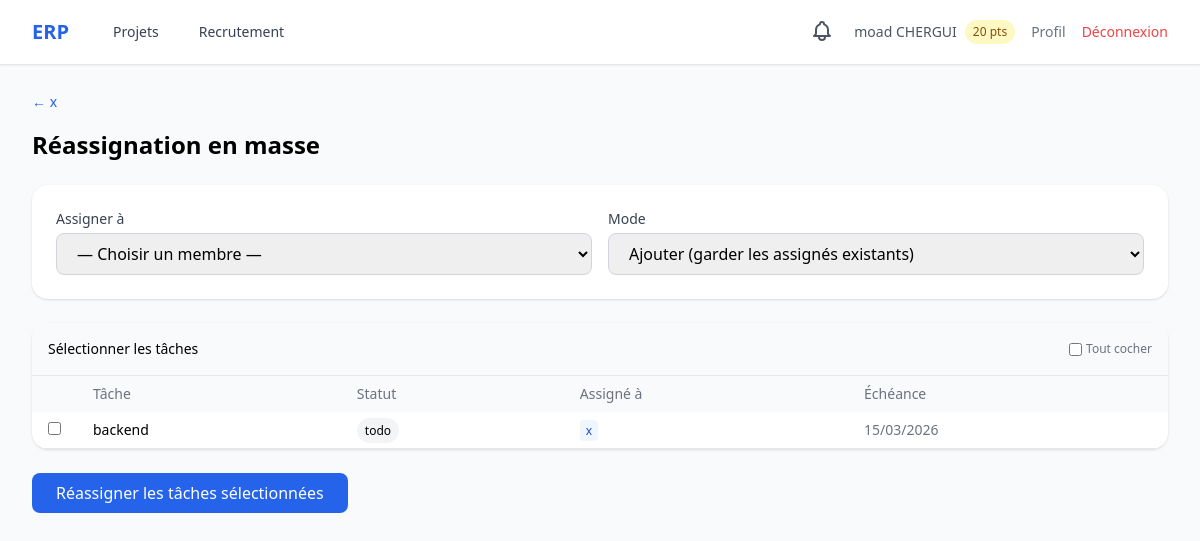
The page /projects/1/bulk-reassign/ (signed in) on the database its author committed.
### accounts/models.py (models this page shows, shortened)
class User(AbstractUser):
    class Role(models.TextChoices):
        ADMIN = 'admin', 'Administrateur'
        HR_MANAGER = 'hr_manager', 'Responsable RH'
        PROJECT_MANAGER = 'project_manager', 'Chef de Projet'
        TEAM_MEMBER = 'team_member', "Membre d'Équipe"
    role = models.CharField(max_length=20, choices=Role.choices, default=Role.TEAM_MEMBER)
    skills = models.TextField(blank=True, help_text="Compétences séparées par des virgules")
    avatar = models.ImageField(upload_to='avatars/', blank=True, null=True)
    reward_points = models.IntegerField(default=0)
    department = models.ForeignKey(
        Department, on_delete=models.SET_NULL, null=True, blank=True,
        related_name='members', verbose_name="Département"
    )
    @property
    def is_hr(self):
        return self.role == self.Role.HR_MANAGER

### projects/models.py (models this page shows, shortened)
class Project(models.Model):
    name = models.CharField(max_length=200, verbose_name="Nom du projet")
    description = models.TextField(blank=True, verbose_name="Description")
    start_date = models.DateField(verbose_name="Date de début")
    end_date = models.DateField(verbose_name="Date de fin")
    manager = models.ForeignKey(settings.AUTH_USER_MODEL, on_delete=models.CASCADE,
                                 related_name='managed_projects')
    members = models.ManyToManyField(settings.AUTH_USER_MODEL, blank=True,
                                     related_name='projects')
    created_at = models.DateTimeField(auto_now_add=True)
    class Meta:
        ordering = ['-created_at']
        verbose_name = "Projet"

class Task(models.Model):
    class Priority(models.TextChoices):
        LOW = 'low', 'Basse'
        MEDIUM = 'medium', 'Moyenne'
        HIGH = 'high', 'Haute'
        URGENT = 'urgent', 'Urgente'
    class TimeSlot(models.TextChoices):
        MORNING = 'morning', 'Matin'
        AFTERNOON = 'afternoon', 'Après-midi'
    project = models.ForeignKey(Project, on_delete=models.CASCADE, related_name='tasks')
    title = models.CharField(max_length=200, verbose_name="Titre")
    description = models.TextField(blank=True, verbose_name="Description")
    status = models.CharField(max_length=50, default='todo', verbose_name="Statut")
    priority = models.CharField(max_length=10, choices=Priority.choices,
                                 default=Priority.MEDIUM)
    time_slot = models.CharField(max_length=10, choices=TimeSlot.choices,
                                  blank=True, verbose_name="Créneau")
    assigned_to = models.ManyToManyField(settings.AUTH_USER_MODEL, blank=True,
                                          related_name='assigned_tasks')
    deadline = models.DateField(null=True, blank=True, verbose_name="Échéance")
    points = models.IntegerField(default=10, verbose_name="Points de récompense")
    completed_at = models.DateTimeField(null=True, blank=True)
    created_at = models.DateTimeField(auto_now_add=True)
    updated_at = models.DateTimeField(auto_now=True)
    class Meta:
        ordering = ['-priority', 'deadline']
        verbose_name = "Tâche"
    @property
    def is_overdue(self):
        if self.deadline and self.status != 'done':
            return self.deadline < timezone.now().date()
        return False

### projects/views.py (the view, shortened to what this page needs)
# urls.py: path('<int:pk>/bulk-reassign/', views.task_bulk_reassign, name='task_bulk_reassign'),
@login_required
@role_required('admin', 'project_manager')
def task_bulk_reassign(request, pk):
    project = get_object_or_404(Project, pk=pk)
    members = project.members.all()
    tasks = project.tasks.exclude(status='done')
    return render(request, 'projects/task_bulk_reassign.html', {
        'project': project, 'members': members, 'tasks': tasks,
    })

### notifications/context_processors.py (called while the page is built)
def unread_notifications_count(request):
    if request.user.is_authenticated:
        count = request.user.notifications.filter(is_read=False).count()
    else:
        count = 0
    return {'unread_notifications_count': count}

### templates/projects/task_bulk_reassign.html (shortened to what this page needs)
{% extends 'base.html' %}
{% block content %}
<div class="mb-4">
    <a href="{% url 'projects:project_detail' project.pk %}" class="text-blue-600 text-sm hover:underline">←       {{ project.name }}</a>
</div>
<h1 class="text-2xl font-bold mb-6">Réassignation en masse</h1>
<form method="post">
    <div class="bg-white rounded-2xl shadow p-6 mb-6">
        <div class="grid grid-cols-1 md:grid-cols-2 gap-4">
            <div>
                <label class="block text-sm font-medium text-gray-700 mb-1">Assigner à</label>
                <select name="new_assignee" required
                    class="w-full px-4 py-2 border border-gray-300 rounded-lg focus:ring-2 focus:ring-blue-500">
                    <option value="">— Choisir un membre —</option>
                </select>
            </div>
            <div>
                <label class="block text-sm font-medium text-gray-700 mb-1">Mode</label>
                <select name="action"
                    class="w-full px-4 py-2 border border-gray-300 rounded-lg focus:ring-2 focus:ring-blue-500">
                    <option value="add">Ajouter (garder les assignés existants)</option>
                </select>
            </div>
        </div>
    </div>
    <div class="bg-white rounded-2xl shadow overflow-hidden mb-6">
        <div class="p-4 border-b bg-gray-50 flex justify-between items-center">
            <span class="font-medium text-sm">Sélectionner les tâches</span>
            <label class="text-xs text-gray-500 flex items-center space-x-1 cursor-pointer">
                <input type="checkbox" id="select-all" class="rounded border-gray-300 text-blue-600"
                    onclick="document.querySelectorAll('input[name=task_ids]').forEach(cb => cb.checked = this.checked)">
                <span>Tout cocher</span>
            </label>
        </div>
        <table class="w-full text-sm">
            <thead class="bg-gray-50">
                <tr>
                    <th class="px-4 py-2 w-8"></th>
                    <th class="text-left px-4 py-2 font-medium text-gray-500">Tâche</th>
                    <th class="text-left px-4 py-2 font-medium text-gray-500">Statut</th>
                    <th class="text-left px-4 py-2 font-medium text-gray-500">Assigné à</th>
                    <th class="text-left px-4 py-2 font-medium text-gray-500">Échéance</th>
                </tr>
            </thead>
            <tbody>
                {% for task in tasks %}
                <tr class="border-b hover:bg-gray-50">
                    <td class="px-4 py-2">
                        <input type="checkbox" name="task_ids" value="{{ task.pk }}"
                            class="rounded border-gray-300 text-blue-600">
                    </td>
                    <td class="px-4 py-2 font-medium">{{ task.title }}</td>
                    <td class="px-4 py-2">
                        <span class="text-xs px-2 py-1 rounded-full bg-gray-100">{{ task.status }}</span>
                    </td>
                    <td class="px-4 py-2">
                        {% for u in task.assigned_to.all %}
                        <span class="text-xs bg-blue-50 text-blue-700 px-1.5 py-0.5 rounded">{{ u.username }}</span>
                        {% empty %}
                        <span class="text-gray-400 text-xs">—</span>
                        {% endfor %}
                    </td>
                    <td class="px-4 py-2 text-gray-500 {% if task.is_overdue %}text-red-600 font-bold{% endif %}">
                        {{ task.deadline|date:"d/m/Y"|default:"—" }}
                    </td>
                </tr>
                {% empty %}
                <tr>
                    <td colspan="5" class="px-4 py-8 text-center text-gray-400">Aucune tâche active</td>
                </tr>
                {% endfor %}
            </tbody>
        </table>
    </div>
    <button type="submit" class="bg-blue-600 text-white px-6 py-2 rounded-lg hover:bg-blue-700 font-medium">
        Réassigner les tâches sélectionnées
    </button>
</form>
{% endblock %}

### templates/base.html (shortened to what this page needs)
<!doctype html>
<html lang="fr" class="h-full bg-gray-50">
  <head>
    <script src="https://cdn.tailwindcss.com"></script>
  </head>
  <body class="h-full" hx-headers='{"X-CSRFToken": "{{ csrf_token }}"}'>
    <div class="min-h-full">
      <nav class="bg-white shadow-sm border-b">
        <div class="mx-auto max-w-7xl px-4 sm:px-6 lg:px-8">
          <div class="flex h-16 items-center justify-between">
            <div class="flex items-center space-x-8">
              <a
                href="{% url 'projects:dashboard' %}"
                class="text-xl font-bold text-blue-600"
                >ERP</a
              >
              {% if user.is_authenticated %}
              <div class="flex space-x-4">
                <a
                  href="{% url 'projects:dashboard' %}"
                  class="text-gray-700 hover:text-blue-600 px-3 py-2 text-sm font-medium"
                  >Projets</a
                >
                {% if user.is_hr or user.is_superuser or user.role == 'admin' %}
                <a
                  href="{% url 'hiring:job_list' %}"
                  class="text-gray-700 hover:text-blue-600 px-3 py-2 text-sm font-medium"
                  >Recrutement</a
                >
                {% endif %}
              </div>
              {% endif %}
            </div>
            <div class="flex items-center space-x-4">
              {% if user.is_authenticated %}
              <div class="relative" id="notif-wrapper">
                <button
                  id="notif-btn"
                  onclick="toggleNotif(event)"
                  hx-get="{% url 'notifications:dropdown' %}"
                  hx-target="#notif-dropdown-panel"
                  hx-swap="innerHTML"
                  hx-trigger="click"
                  class="relative text-gray-600 hover:text-blue-600 p-1"
                >
                </button>
              </div>
              <div class="flex items-center space-x-2">
                <span class="text-sm text-gray-600"
                  >{{ user.get_full_name|default:user.username }}</span
                >
                <span
                  class="bg-yellow-100 text-yellow-800 text-xs px-2 py-1 rounded-full"
                  >{{ user.reward_points }} pts</span
                >
              </div>
              <a
                href="{% url 'accounts:profile' %}"
                class="text-sm text-gray-500 hover:text-blue-600"
                >Profil</a
              >
              <a
                href="{% url 'accounts:logout' %}"
                class="text-sm text-red-500 hover:text-red-700"
                >Déconnexion</a
              >
              {% else %}
              <a
                href="{% url 'accounts:login' %}"
                class="text-sm text-blue-600 hover:text-blue-800 font-medium"
                >Connexion</a
              >
              {% endif %}
            </div>
          </div>
        </div>
      </nav>
      <main class="mx-auto max-w-7xl px-4 sm:px-6 lg:px-8 py-6">
        {% block content %}{% endblock %}
      </main>
    </div>
  </body>
</html>

### rows shown on the page
User: get_full_name "moad CHERGUI", reward_points "20"
Project: name "x"
Task: title "backend", status "todo", deadline "15/03/2026"
User: username "x"
